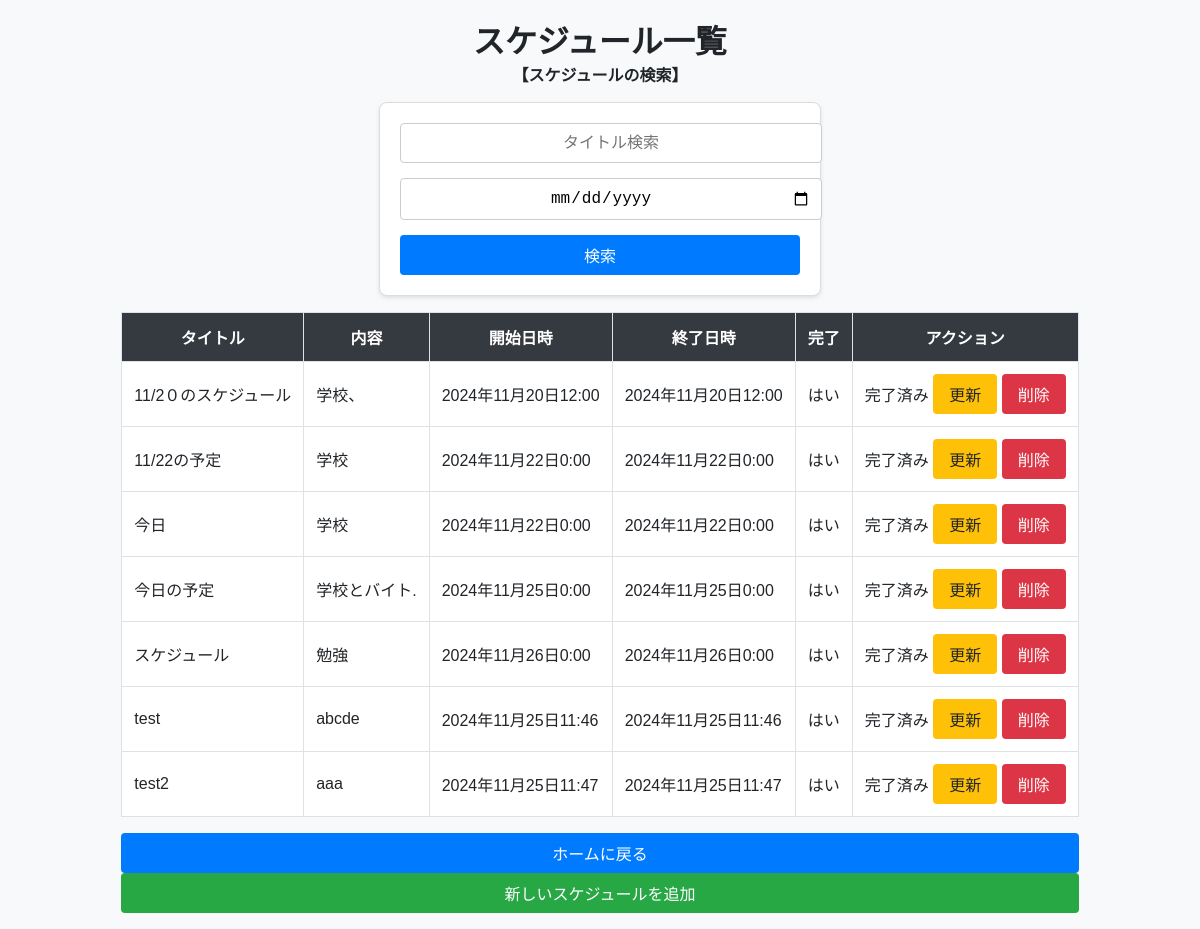
The app's page /schedules/ with its own data.
### schedule/models.py (models this page shows, shortened)
class ScheduleModel(models.Model):
    title = models.CharField(max_length=200)
    description = models.TextField(default="Default description")
    start_time = models.DateTimeField()
    end_time = models.DateTimeField()
    is_completed = models.BooleanField(default=False)

### schedule/views.py (the view)
# urls.py: path('schedules/', ScheduleList.as_view(), name='schedule_list'),
class ScheduleList(ListView):
    model = ScheduleModel
    template_name = 'schedule_list.html'
    context_object_name = "schedules"
    paginate_by = 10
    def get_queryset(self):
        queryset = super().get_queryset()
        title_query = self.request.GET.get('title', None)
        start_date = self.request.GET.get('start_date', None)
        if title_query:
            queryset = queryset.filter(title__icontains=title_query)
        if start_date:
            queryset = queryset.filter(start_time__date=start_date)
        return queryset

### schedule/templates/schedule_list.html (shortened to what this page needs)
{% load static %}
<!DOCTYPE html>
<html lang="ja">
<head>
    <link rel="stylesheet" href="{% static 'css/styles.css' %}">
</head>
<body>
<div class="container mt-4">
    <h1 class="mb-2">スケジュール一覧</h1>
    <div class="text-center mb-3">
        <strong>【スケジュールの検索】</strong></div>
    <form method="get" class="mb-3">
        <div class="row">
            <div class="col">
                <input type="text" name="title" class="form-control" placeholder="タイトル検索" value="{{ request.GET.title }}">
            </div>
            <div class="col">
                <input type="date" name="start_date" class="form-control" value="{{ request.GET.start_date }}">
            </div>
            <div class="col">
                <button type="submit" class="btn btn-primary">検索</button>
            </div>
        </div>
    </form>
    <table class="table table-striped table-bordered">
        <thead>
            <tr>
                <th>タイトル</th>
                <th>内容</th>
                <th>開始日時</th>
                <th>終了日時</th>
                <th>完了</th>
                <th>アクション</th>
            </tr>
        </thead>
        <tbody>
            {% for schedule in schedules %}
            <tr>
                <td>{{ schedule.title }}</td>
                <td>{{ schedule.description }}</td>
                <td>{{ schedule.start_time }}</td>
                <td>{{ schedule.end_time }}</td>
                <td>{{ schedule.is_completed|yesno:"はい,いいえ" }}</td>
                <td>
                    {% if not schedule.is_completed %}
                    <form action="{% url 'schedule:complete_schedule' schedule.pk %}" method="post" style="display:inline;">
                        {% csrf_token %}
                        <button type="submit" class="btn btn-sm btn-success">完了</button>
                    </form>
                    {% else %}
                    完了済み
                    {% endif %}
                    <a href="{% url 'schedule:schedule_update' pk=schedule.id %}" class="btn btn-sm btn-warning">更新</a>
                    <a href="{% url 'schedule:schedule_delete' pk=schedule.id %}" class="btn btn-sm btn-danger">削除</a>
                </td>
            </tr>
            {% endfor %}
        </tbody>
    </table>
    <a href="{% url 'schedule:home' %}" class="btn btn-primary">ホームに戻る</a>
    <a href="{% url 'schedule:schedule_create' %}" class="btn btn-success">新しいスケジュールを追加</a>
</div>
</body>
</html>

### schedule/static/css/styles.css (style rules this page uses)
body { margin: 0; font-family: Arial, sans-serif; font-size: 16px; color: #212529; background-color: #f8f9fa; min-height: 100vh; display: flex; flex-direction: column; }
.container { max-width: 960px; margin: 0 auto; padding: 1rem; display: flex; flex-direction: column; }
.btn { display: inline-block; padding: 0.5rem 1rem; font-size: 1rem; font-weight: 400; color: #fff; text-align: center; text-decoration: none; border: none; border-radius: 0.25rem; cursor: pointer; transition: background-color 0.2s ease-in-out; }
.btn-primary { background-color: #007bff; }
.btn-success { background-color: #28a745; }
.btn-warning { background-color: #ffc107; color: #212529; }
.btn-danger { background-color: #dc3545; }
table { border-collapse: collapse; width: 100%; margin-bottom: 1rem; background-color: #fff; }
table, th, td { border: 1px solid #dee2e6; }
th, td { padding: 0.75rem; vertical-align: middle; }
thead th { background-color: #343a40; color: #fff; }
form { background: white; padding: 20px; border: 1px solid #ddd; border-radius: 8px; box-shadow: 0 2px 4px rgba(0, 0, 0, 0.1); width: 100%; max-width: 400px; }
form input, form textarea, form select { width: 100%; margin-bottom: 15px; padding: 10px; border: 1px solid #ccc; border-radius: 4px; font-size: 16px; }
form button { background-color: #007bff; color: white; border: none; padding: 10px 15px; border-radius: 4px; font-size: 16px; cursor: pointer; width: 100%; }
form { margin: 0 auto; text-align: center; }
.row { max-width: 600px; margin: 0 auto; }
input, button { text-align: center; }
h1 { text-align: center; margin: auto; }
.text-center { text-align: center; }
.mb-3 { margin-bottom: 1rem; }

### records on screen
ScheduleModel: title "11/2０のスケジュール", description "学校、", start_time "2024年11月20日12:00", end_time "2024年11月20日12:00", is_completed "はい", shows "完了済み"
ScheduleModel: title "11/22の予定", description "学校", start_time "2024年11月22日0:00", end_time "2024年11月22日0:00", is_completed "はい", shows "完了済み"
ScheduleModel: title "今日", description "学校", start_time "2024年11月22日0:00", end_time "2024年11月22日0:00", is_completed "はい", shows "完了済み"
ScheduleModel: title "今日の予定", description "学校とバイト.", start_time "2024年11月25日0:00", end_time "2024年11月25日0:00", is_completed "はい", shows "完了済み"
ScheduleModel: title "スケジュール", description "勉強", start_time "2024年11月26日0:00", end_time "2024年11月26日0:00", is_completed "はい", shows "完了済み"
ScheduleModel: title "test", description "abcde", start_time "2024年11月25日11:46", end_time "2024年11月25日11:46", is_completed "はい", shows "完了済み"
ScheduleModel: title "test2", description "aaa", start_time "2024年11月25日11:47", end_time "2024年11月25日11:47", is_completed "はい", shows "完了済み"
